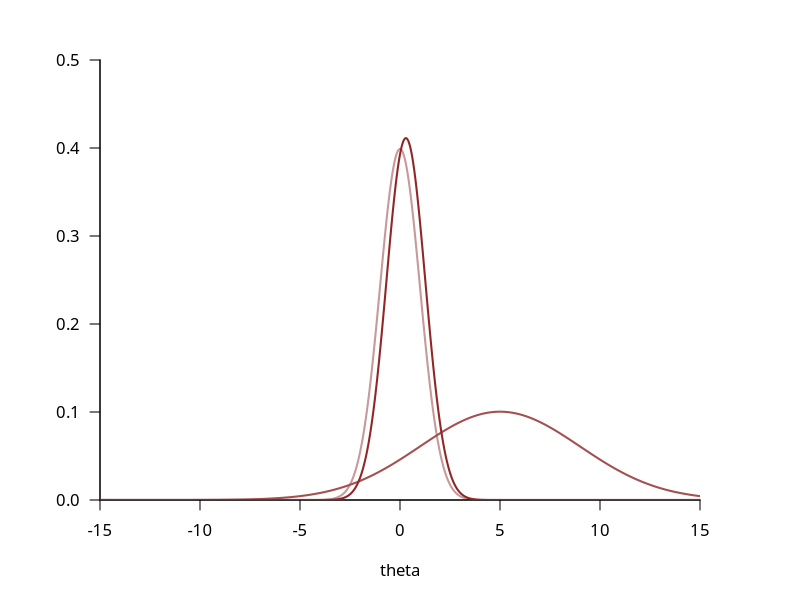
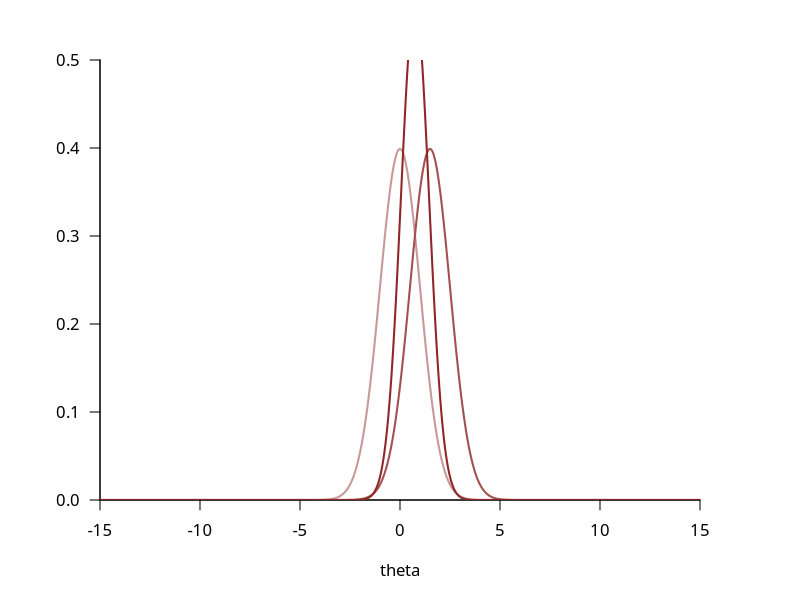
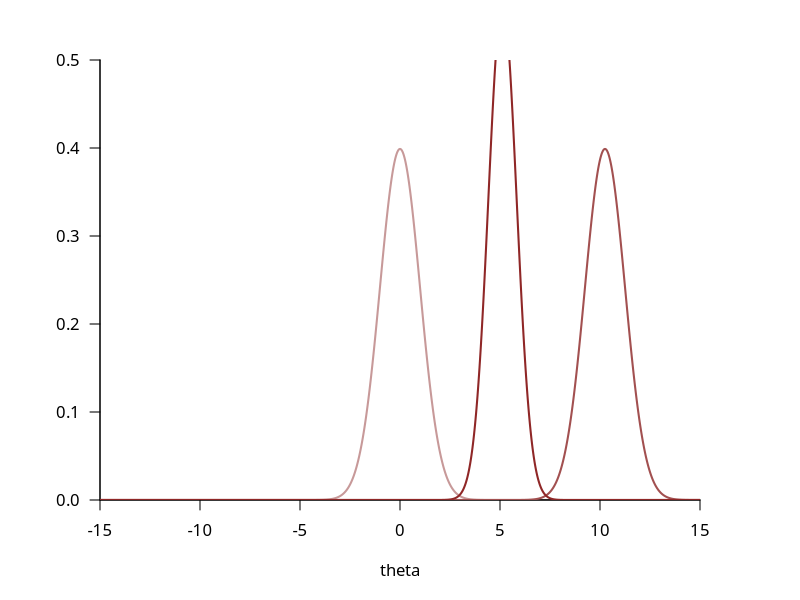
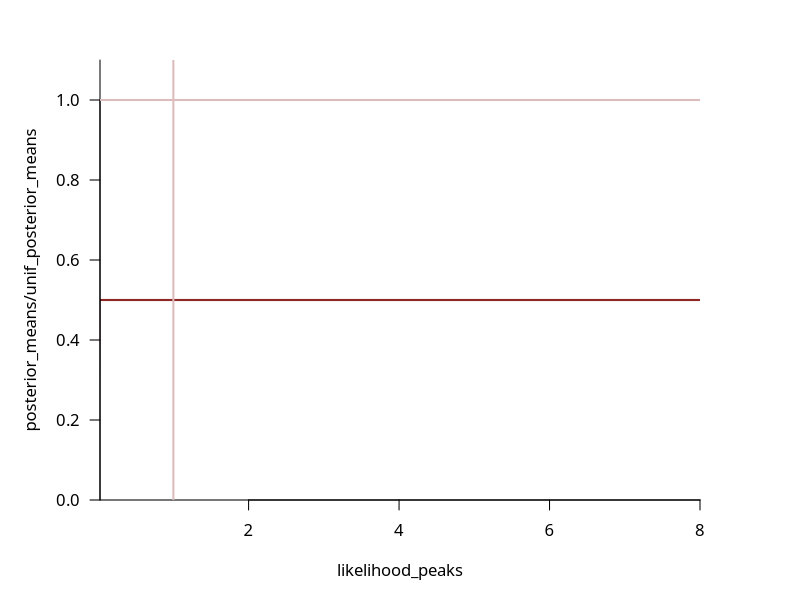
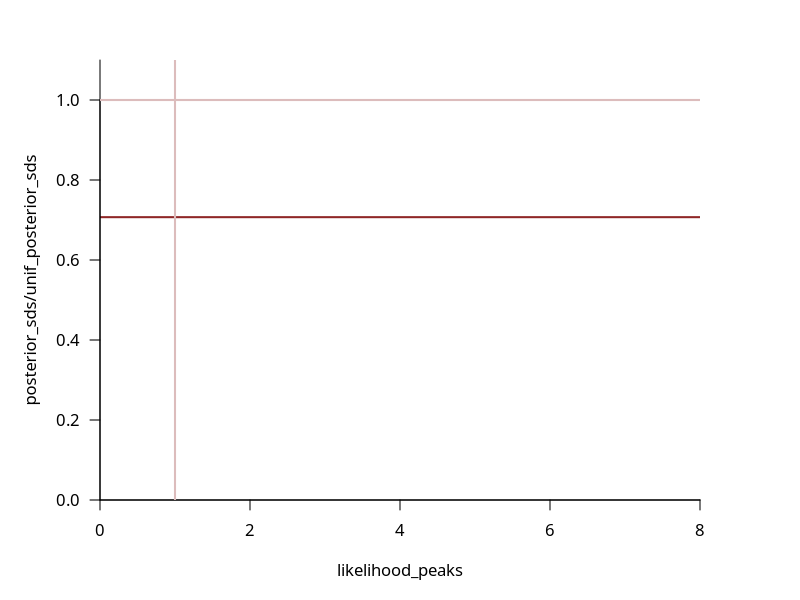
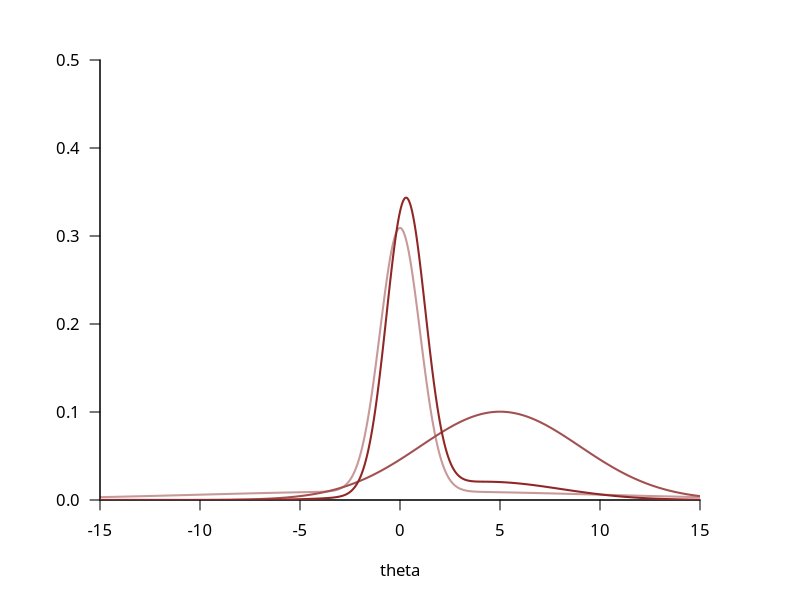
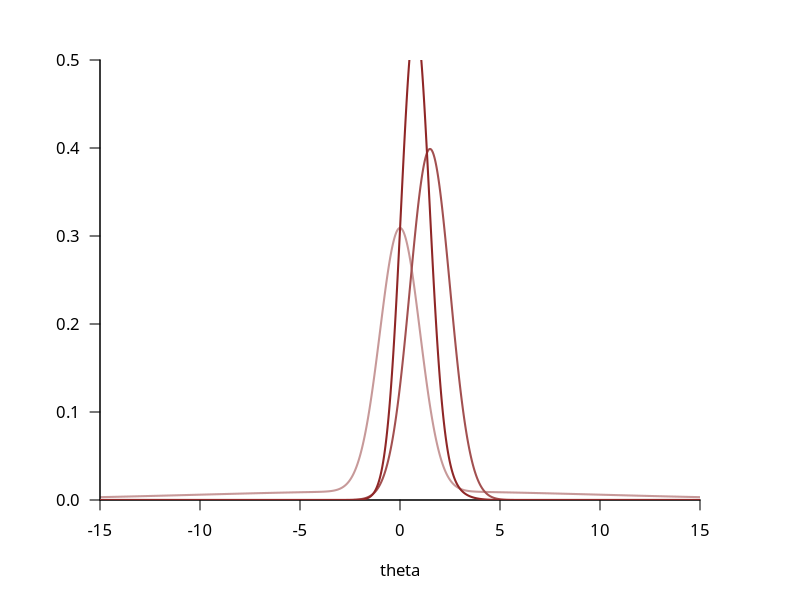
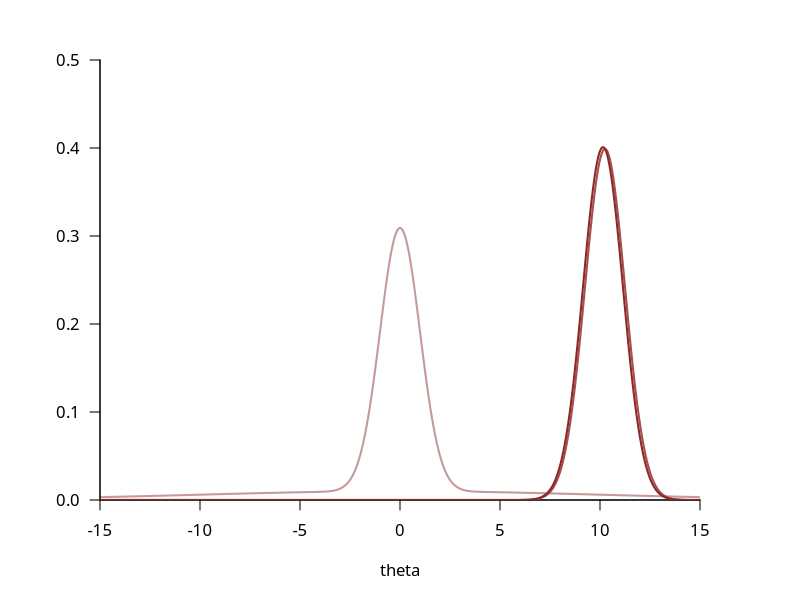

Write the R code that produced these figures, in order. (Note: this script raises an error after producing the figures.)
############################################################
# Initial setup
############################################################

c_light <- c("#DCBCBC")
c_light_highlight <- c("#C79999")
c_mid <- c("#B97C7C")
c_mid_highlight <- c("#A25050")
c_dark <- c("#8F2727")
c_dark_highlight <- c("#7C0000")

c_light_trans <- c("#DCBCBC80")
c_dark_trans <- c("#8F272780")
c_green_trans <- c("#00FF0080")

par(family="CMU Serif", las=1, bty="l", cex.axis=1, cex.lab=1, cex.main=1,
    xaxs="i", yaxs="i", mar = c(5, 5, 3, 5))

############################################################
# Graphical Demonstrations
############################################################

delta <- 0.025
xs <- seq(-15, 15, delta)

density_comps <- data.frame(xs)

# Wide Likelihood Function
sigma <- 4
y <- 2

unnorm_likelihoods <- exp(- 0.5 * ( (xs - y) / sigma)**2)
likelihoods <- unnorm_likelihoods / (sum(unnorm_likelihoods) * delta)

density_comps['wide_likelihoods'] = likelihoods

# Narrow Likelihood Function Concentrating At Small Values
sigma <- 1
y <- 1.5

unnorm_likelihoods <- exp(- 0.5 * ( (xs - y) / sigma)**2)
likelihoods <- unnorm_likelihoods / (sum(unnorm_likelihoods) * delta)

density_comps['narrow_small_likelihoods'] = likelihoods

# Narrow Likelihood Function Concentrating At Large Values
sigma <- 1
y <- 10.25

unnorm_likelihoods <- exp(- 0.5 * ( (xs - y) / sigma)**2)
likelihoods <- unnorm_likelihoods / (sum(unnorm_likelihoods) * delta)

density_comps['narrow_large_likelihoods'] = likelihoods

# Shrinkage
sigma <- 1

N <- 500
likelihood_peaks <- seq(0, 8, 8 / (N - 1))
unif_posterior_means <- rep(0, N)
unif_posterior_sds <- rep(0, N)

# Uniform Prior
for (n in 1:N) {
  unnorm_likelihoods <- exp(- 0.5 * ( (xs - likelihood_peaks[n]) / sigma)**2)
  
  unnorm_posterior_densities <- unnorm_likelihoods
  
  norm <- sum(unnorm_posterior_densities) * delta
  posterior_densities <- unnorm_posterior_densities / norm
  
  unif_posterior_means[n] <- sum(xs * posterior_densities) * delta
  unif_posterior_sds[n] <- sqrt(sum( (xs - unif_posterior_means[n])**2 * posterior_densities) * delta)
} 

shrinkage <- data.frame(likelihood_peaks, unif_posterior_means, unif_posterior_sds)

############################################################
# Normal
############################################################

par(mfrow=c(1, 1))

# Prior
delta <- 0.025
xs <- seq(-15, 15, delta)

beta <- 1

prior_densities <- exp(- 0.5 * (xs / beta)**2) / sqrt(2 * pi * beta**2)

density_comps['normal_prior'] = prior_densities

# Wide Likelihood Function
sigma <- 4
y <- 5

unnorm_likelihoods <- exp(- 0.5 * ( (xs - y) / sigma)**2)
likelihoods <- unnorm_likelihoods / (sum(unnorm_likelihoods) * delta)

unnorm_posterior_densities <- unnorm_likelihoods * prior_densities

norm <- sum(unnorm_posterior_densities) * delta
posterior_densities <- unnorm_posterior_densities / norm

plot(xs, prior_densities, type="l", lwd=2, col=c_light_highlight,
     xlim=c(-15, 15), xlab='theta', ylim=c(0, 0.5), ylab="")

lines(xs, likelihoods, lwd=2, col=c_mid_highlight)

lines(xs, posterior_densities, lwd=2, col=c_dark)

density_comps['normal_posterior_wide'] = posterior_densities

# Narrow Likelihood Function Concentrating At Small Values
sigma <- 1
y <- 1.5

unnorm_likelihoods <- exp(- 0.5 * ( (xs - y) / sigma)**2)
likelihoods <- unnorm_likelihoods / (sum(unnorm_likelihoods) * delta)

unnorm_posterior_densities <- unnorm_likelihoods * prior_densities

norm <- sum(unnorm_posterior_densities) * delta
posterior_densities <- unnorm_posterior_densities / norm

plot(xs, prior_densities, type="l", lwd=2, col=c_light_highlight,
     xlim=c(-15, 15), xlab='theta', ylim=c(0, 0.5), ylab="")

lines(xs, likelihoods, lwd=2, col=c_mid_highlight)

lines(xs, posterior_densities, lwd=2, col=c_dark)

density_comps['normal_posterior_narrow_small'] = posterior_densities

# Narrow Likelihood Function Concentrating At Large Values
sigma <- 1
y <- 10.25

unnorm_likelihoods <- exp(- 0.5 * ( (xs - y) / sigma)**2)
likelihoods <- unnorm_likelihoods / (sum(unnorm_likelihoods) * delta)

unnorm_posterior_densities <- unnorm_likelihoods * prior_densities

norm <- sum(unnorm_posterior_densities) * delta
posterior_densities <- unnorm_posterior_densities / norm

plot(xs, prior_densities, type="l", lwd=2, col=c_light_highlight,
     xlim=c(-15, 15), xlab='theta', ylim=c(0, 0.5), ylab="")

lines(xs, likelihoods, lwd=2, col=c_mid_highlight)

lines(xs, posterior_densities, lwd=2, col=c_dark)

density_comps['normal_posterior_narrow_large'] = posterior_densities

# Shrinkage
delta <- 0.005
xs <- seq(-12, 12, delta)
N_x <- length(xs)

beta <- 1

prior_densities <- exp(-0.5 * (xs / beta)**2) / sqrt(2 * pi * beta**2) 

sigma <- 1
N <- 500
posterior_means <- rep(0, N)
posterior_sds <- rep(0, N)

for (n in 1:N) {
  unnorm_likelihoods <- exp(- 0.5 * ( (xs - likelihood_peaks[n]) / sigma)**2)
  
  unnorm_posterior_densities <- unnorm_likelihoods * prior_densities
  
  norm <- sum(unnorm_posterior_densities) * delta
  posterior_densities <- unnorm_posterior_densities / norm
  
  posterior_means[n] <- sum(xs * posterior_densities) * delta
  posterior_sds[n] <- sqrt(sum( (xs - posterior_means[n])**2 * posterior_densities) * delta)
}

plot(likelihood_peaks, posterior_means / unif_posterior_means, 
     type="l", lwd=2, col=c_dark, xlim=c(5 * delta, 8), ylim=c(0, 1.1))
lines(c(0, 8), c(1, 1), lwd=2, col=c_light)
lines(c(beta, beta), c(0, 1.1), lwd=2, col=c_light)

plot(likelihood_peaks, posterior_sds / unif_posterior_sds, 
     type="l", lwd=2, col=c_dark, xlim=c(0, 8), ylim=c(0, 1.1))
lines(c(0, 8), c(1, 1), lwd=2, col=c_light)
lines(c(beta, beta), c(0, 1.1), lwd=2, col=c_light)

shrinkage['normal_means'] <- posterior_means
shrinkage['normal_sds'] <- posterior_sds

############################################################
# Normal Mixture
############################################################

par(mfrow=c(1, 1))

# Prior
delta <- 0.025
xs <- seq(-15, 15, delta)

beta1 <- 1
beta2 <- 10
gamma <- 0.75
  
prior_densities <- gamma * exp(-0.5 * (xs / beta1)**2) / sqrt(2 * pi * beta1**2) +
                   (1 - gamma) * exp(-0.5 * (xs / beta2)**2) / sqrt(2 * pi * beta2**2) 

density_comps['normal_mixture_prior'] = prior_densities

# Wide Likelihood Function
sigma <- 4
y <- 5

unnorm_likelihoods <- exp(- 0.5 * ( (xs - y) / sigma)**2)
likelihoods <- unnorm_likelihoods / (sum(unnorm_likelihoods) * delta)

unnorm_posterior_densities <- unnorm_likelihoods * prior_densities

norm <- sum(unnorm_posterior_densities) * delta
posterior_densities <- unnorm_posterior_densities / norm

plot(xs, prior_densities, type="l", lwd=2, col=c_light_highlight,
     xlim=c(-15, 15), xlab='theta', ylim=c(0, 0.5), ylab="")

lines(xs, likelihoods, lwd=2, col=c_mid_highlight)

lines(xs, posterior_densities, lwd=2, col=c_dark)

density_comps['normal_mixture_posterior_wide'] = posterior_densities

# Narrow Likelihood Function Concentrating At Small Values
sigma <- 1
y <- 1.5

unnorm_likelihoods <- exp(- 0.5 * ( (xs - y) / sigma)**2)
likelihoods <- unnorm_likelihoods / (sum(unnorm_likelihoods) * delta)

unnorm_posterior_densities <- unnorm_likelihoods * prior_densities

norm <- sum(unnorm_posterior_densities) * delta
posterior_densities <- unnorm_posterior_densities / norm

plot(xs, prior_densities, type="l", lwd=2, col=c_light_highlight,
     xlim=c(-15, 15), xlab='theta', ylim=c(0, 0.5), ylab="")

lines(xs, likelihoods, lwd=2, col=c_mid_highlight)

lines(xs, posterior_densities, lwd=2, col=c_dark)

density_comps['normal_mixture_posterior_narrow_small'] = posterior_densities

# Narrow Likelihood Function Concentrating At Large Values
sigma <- 1
y <- 10.25

unnorm_likelihoods <- exp(- 0.5 * ( (xs - y) / sigma)**2)
likelihoods <- unnorm_likelihoods / (sum(unnorm_likelihoods) * delta)

unnorm_posterior_densities <- unnorm_likelihoods * prior_densities

norm <- sum(unnorm_posterior_densities) * delta
posterior_densities <- unnorm_posterior_densities / norm

plot(xs, prior_densities, type="l", lwd=2, col=c_light_highlight,
     xlim=c(-15, 15), xlab='theta', ylim=c(0, 0.5), ylab="")

lines(xs, likelihoods, lwd=2, col=c_mid_highlight)

lines(xs, posterior_densities, lwd=2, col=c_dark)

density_comps['normal_mixture_posterior_narrow_large'] = posterior_densities

# Shrinkage
delta <- 0.005
xs <- seq(-15, 15, delta)
N_x <- length(xs)

beta <- 1

prior_densities <- gamma * exp(-0.5 * (xs / beta1)**2) / sqrt(2 * pi * beta1**2) +
                   (1 - gamma) * exp(-0.5 * (xs / beta2)**2) / sqrt(2 * pi * beta2**2) 

sigma <- 1

N <- 500
posterior_means <- rep(0, N)
posterior_sds <- rep(0, N)

for (n in 1:N) {
  unnorm_likelihoods <- exp(- 0.5 * ( (xs - likelihood_peaks[n]) / sigma)**2)
  
  unnorm_posterior_densities <- unnorm_likelihoods * prior_densities
  
  norm <- sum(unnorm_posterior_densities) * delta
  posterior_densities <- unnorm_posterior_densities / norm
  
  posterior_means[n] <- sum(xs * posterior_densities) * delta
  posterior_sds[n] <- sqrt(sum( (xs - posterior_means[n])**2 * posterior_densities) * delta)
}

plot(likelihood_peaks, posterior_means / unif_posterior_means, 
     type="l", lwd=2, col=c_dark, xlim=c(5 * delta, 8), ylim=c(0, 1.1))
lines(c(0, 8), c(1, 1), lwd=2, col=c_light)
lines(c(beta1, beta1), c(0, 1.1), lwd=2, col=c_light)
lines(c(beta2, beta2), c(0, 1.1), lwd=2, col=c_light)

plot(likelihood_peaks, posterior_sds / unif_posterior_sds, 
     type="l", lwd=2, col=c_dark, xlim=c(0, 8), ylim=c(0, 1.35))
lines(c(0, 8), c(1, 1), lwd=2, col=c_light)
lines(c(beta, beta), c(0, 1.1), lwd=2, col=c_light)
lines(c(beta2, beta2), c(0, 1.1), lwd=2, col=c_light)

shrinkage['normal_mixture_means'] <- posterior_means
shrinkage['normal_mixture_sds'] <- posterior_sds

############################################################
# Laplace
############################################################

par(mfrow=c(1, 1))

# Prior
delta <- 0.025
xs <- seq(-15, 15, delta)

beta <- 1

prior_densities <- exp( - abs(xs) / beta) / (2 * beta) 

density_comps['laplace_prior'] = prior_densities

# Wide Likelihood Function
sigma <- 4
y <- 5

unnorm_likelihoods <- exp(- 0.5 * ( (xs - y) / sigma)**2)
likelihoods <- unnorm_likelihoods / (sum(unnorm_likelihoods) * delta)

unnorm_posterior_densities <- unnorm_likelihoods * prior_densities

norm <- sum(unnorm_posterior_densities) * delta
posterior_densities <- unnorm_posterior_densities / norm

plot(xs, prior_densities, type="l", lwd=2, col=c_light_highlight,
     xlim=c(-15, 15), xlab='theta', ylim=c(0, 0.5), ylab="")

lines(xs, likelihoods, lwd=2, col=c_mid_highlight)

lines(xs, posterior_densities, lwd=2, col=c_dark)

density_comps['laplace_posterior_wide'] = posterior_densities

# Narrow Likelihood Function Concentrating At Small Values
sigma <- 1
y <- 1.5

unnorm_likelihoods <- exp(- 0.5 * ( (xs - y) / sigma)**2)
likelihoods <- unnorm_likelihoods / (sum(unnorm_likelihoods) * delta)

unnorm_posterior_densities <- unnorm_likelihoods * prior_densities

norm <- sum(unnorm_posterior_densities) * delta
posterior_densities <- unnorm_posterior_densities / norm

plot(xs, prior_densities, type="l", lwd=2, col=c_light_highlight,
     xlim=c(-15, 15), xlab='theta', ylim=c(0, 0.5), ylab="")

lines(xs, likelihoods, lwd=2, col=c_mid_highlight)

lines(xs, posterior_densities, lwd=2, col=c_dark)

density_comps['laplace_posterior_narrow_small'] = posterior_densities

# Narrow Likelihood Function Concentrating At Large Values
sigma <- 1
y <- 10.25

unnorm_likelihoods <- exp(- 0.5 * ( (xs - y) / sigma)**2)
likelihoods <- unnorm_likelihoods / (sum(unnorm_likelihoods) * delta)

unnorm_posterior_densities <- unnorm_likelihoods * prior_densities

norm <- sum(unnorm_posterior_densities) * delta
posterior_densities <- unnorm_posterior_densities / norm

plot(xs, prior_densities, type="l", lwd=2, col=c_light_highlight,
     xlim=c(-15, 15), xlab='theta', ylim=c(0, 0.5), ylab="")

lines(xs, likelihoods, lwd=2, col=c_mid_highlight)

lines(xs, posterior_densities, lwd=2, col=c_dark)

density_comps['laplace_posterior_narrow_large'] = posterior_densities

# Shrinkage
delta <- 0.005
xs <- seq(-15, 15, delta)
N_x <- length(xs)

beta <- 1

prior_densities <- exp( - abs(xs) / beta) / (2 * beta) 

sigma <- 1

N <- 500
posterior_means <- rep(0, N)
posterior_sds <- rep(0, N)

for (n in 1:N) {
  unnorm_likelihoods <- exp(- 0.5 * ( (xs - likelihood_peaks[n]) / sigma)**2)
  
  unnorm_posterior_densities <- unnorm_likelihoods * prior_densities
  
  norm <- sum(unnorm_posterior_densities) * delta
  posterior_densities <- unnorm_posterior_densities / norm
  
  posterior_means[n] <- sum(xs * posterior_densities) * delta
  posterior_sds[n] <- sqrt(sum( (xs - posterior_means[n])**2 * posterior_densities) * delta)
}

plot(likelihood_peaks, posterior_means / unif_posterior_means, 
     type="l", lwd=2, col=c_dark, xlim=c(5 * delta, 8), ylim=c(0, 1.1))
lines(c(0, 8), c(1, 1), lwd=2, col=c_light)
lines(c(beta, beta), c(0, 1.1), lwd=2, col=c_light)

plot(likelihood_peaks, posterior_sds / unif_posterior_sds, 
     type="l", lwd=2, col=c_dark, xlim=c(0, 8), ylim=c(0, 1.1))
lines(c(0, 8), c(1, 1), lwd=2, col=c_light)
lines(c(beta, beta), c(0, 1.1), lwd=2, col=c_light)

shrinkage['laplace_means'] <- posterior_means
shrinkage['laplace_sds'] <- posterior_sds

############################################################
# Cauchy
############################################################

# Prior
delta <- 0.025
xs <- seq(-15, 15, delta)

beta <- 1

prior_densities <- (beta**2 / (xs**2 + beta**2)) / (pi * beta) 

density_comps['cauchy_prior'] = prior_densities

# Wide Likelihood Function
sigma <- 4
y <- 5

unnorm_likelihoods <- exp(- 0.5 * ( (xs - y) / sigma)**2)
likelihoods <- unnorm_likelihoods / (sum(unnorm_likelihoods) * delta)

unnorm_posterior_densities <- unnorm_likelihoods * prior_densities

norm <- sum(unnorm_posterior_densities) * delta
posterior_densities <- unnorm_posterior_densities / norm

plot(xs, prior_densities, type="l", lwd=2, col=c_light_highlight,
     xlim=c(-15, 15), xlab='theta', ylim=c(0, 0.5), ylab="")

lines(xs, likelihoods, lwd=2, col=c_mid_highlight)

lines(xs, posterior_densities, lwd=2, col=c_dark)

density_comps['cauchy_posterior_wide'] = posterior_densities

# Narrow Likelihood Function Concentrating At Small Values
sigma <- 1
y <- 1.5

unnorm_likelihoods <- exp(- 0.5 * ( (xs - y) / sigma)**2)
likelihoods <- unnorm_likelihoods / (sum(unnorm_likelihoods) * delta)

unnorm_posterior_densities <- unnorm_likelihoods * prior_densities

norm <- sum(unnorm_posterior_densities) * delta
posterior_densities <- unnorm_posterior_densities / norm

plot(xs, prior_densities, type="l", lwd=2, col=c_light_highlight,
     xlim=c(-15, 15), xlab='theta', ylim=c(0, 0.5), ylab="")

lines(xs, likelihoods, lwd=2, col=c_mid_highlight)

lines(xs, posterior_densities, lwd=2, col=c_dark)

density_comps['cauchy_posterior_narrow_small'] = posterior_densities

# Narrow Likelihood Function Concentrating At Large Values
sigma <- 1
y <- 10.25

unnorm_likelihoods <- exp(- 0.5 * ( (xs - y) / sigma)**2)
likelihoods <- unnorm_likelihoods / (sum(unnorm_likelihoods) * delta)

unnorm_posterior_densities <- unnorm_likelihoods * prior_densities

norm <- sum(unnorm_posterior_densities) * delta
posterior_densities <- unnorm_posterior_densities / norm

plot(xs, prior_densities, type="l", lwd=2, col=c_light_highlight,
     xlim=c(-15, 15), xlab='theta', ylim=c(0, 0.5), ylab="")

lines(xs, likelihoods, lwd=2, col=c_mid_highlight)

lines(xs, posterior_densities, lwd=2, col=c_dark)

density_comps['cauchy_posterior_narrow_large'] = posterior_densities

# Shrinkage
delta <- 0.005
xs <- seq(-15, 15, delta)
N_x <- length(xs)

beta <- 1

prior_densities <- (beta**2 / (xs**2 + beta**2)) / (pi * beta) 

sigma <- 1

N <- 500
posterior_means <- rep(0, N)
posterior_sds <- rep(0, N)

for (n in 1:N) {
  unnorm_likelihoods <- exp(- 0.5 * ( (xs - likelihood_peaks[n]) / sigma)**2)
  
  unnorm_posterior_densities <- unnorm_likelihoods * prior_densities
  
  norm <- sum(unnorm_posterior_densities) * delta
  posterior_densities <- unnorm_posterior_densities / norm
  
  posterior_means[n] <- sum(xs * posterior_densities) * delta
  posterior_sds[n] <- sqrt(sum( (xs - posterior_means[n])**2 * posterior_densities) * delta)
}

plot(likelihood_peaks, posterior_means / unif_posterior_means, 
     type="l", lwd=2, col=c_dark, xlim=c(5 * delta, 8), ylim=c(0, 1.1))
lines(c(0, 8), c(1, 1), lwd=2, col=c_light)
lines(c(beta, beta), c(0, 1.1), lwd=2, col=c_light)

plot(likelihood_peaks, posterior_sds / unif_posterior_sds, 
     type="l", lwd=2, col=c_dark, xlim=c(0, 8), ylim=c(0, 1.1))
lines(c(0, 8), c(1, 1), lwd=2, col=c_light)
lines(c(beta, beta), c(0, 1.1), lwd=2, col=c_light)

shrinkage['cauchy_means'] <- posterior_means
shrinkage['cauchy_sds'] <- posterior_sds

############################################################
# Save Output
############################################################

write.csv(density_comps, "density_comps.csv", row.names=FALSE, quote=FALSE)
write.csv(shrinkage, "shrinkage.csv", row.names=FALSE, quote=FALSE)


############################################################
#
# Outer Extent Cumulant Regularization
#
############################################################

delta <- 0.01
xs <- seq(-300, 300, delta)
N_x <- length(xs)

sigma <- 20

N <- 500
likelihood_peaks <- seq(0, 200, 200 / (N - 1))
unif_posterior_means <- rep(0, N)
unif_posterior_sds <- rep(0, N)

# Uniform Prior
for (n in 1:N) {
  unnorm_likelihoods <- exp(- 0.5 * ( (xs - likelihood_peaks[n]) / sigma)**2)
  
  unnorm_posterior_densities <- unnorm_likelihoods
  
  norm <- sum(unnorm_posterior_densities) * delta
  posterior_densities <- unnorm_posterior_densities / norm
  
  unif_posterior_means[n] <- sum(xs * posterior_densities) * delta
  unif_posterior_sds[n] <- sqrt(sum( (xs - unif_posterior_means[n])**2 * posterior_densities) * delta)
} 

outer_shrinkage <- data.frame(likelihood_peaks, unif_posterior_means, unif_posterior_sds)

beta1 <- 1
beta2 <- 10
gamma <- 0.75

prior_densities <- gamma * exp(-0.5 * (xs / beta1)**2) / sqrt(2 * pi * beta1**2) +
  (1 - gamma) * exp(-0.5 * (xs / beta2)**2) / sqrt(2 * pi * beta2**2) 

posterior_means <- rep(0, N)
posterior_sds <- rep(0, N)

for (n in 1:N) {
  unnorm_likelihoods <- exp(- 0.5 * ( (xs - likelihood_peaks[n]) / sigma)**2)
  
  unnorm_posterior_densities <- unnorm_likelihoods * prior_densities
  
  norm <- sum(unnorm_posterior_densities) * delta
  posterior_densities <- unnorm_posterior_densities / norm
  
  posterior_means[n] <- sum(xs * posterior_densities) * delta
  posterior_sds[n] <- sqrt(sum( (xs - posterior_means[n])**2 * posterior_densities) * delta)
}

plot(likelihood_peaks, posterior_means / unif_posterior_means, 
     type="l", lwd=2, col=c_dark, xlim=c(5 * delta, 200), ylim=c(0, 1.1))
lines(c(0, 80), c(1, 1), lwd=2, col=c_light)
lines(c(beta1, beta1), c(0, 1.1), lwd=2, col=c_light)
lines(c(beta2, beta2), c(0, 1.1), lwd=2, col=c_light)

plot(likelihood_peaks, posterior_sds / unif_posterior_sds, 
     type="l", lwd=2, col=c_dark, xlim=c(0, 200), ylim=c(0, 1.35))
lines(c(0, 8), c(1, 1), lwd=2, col=c_light)
lines(c(beta, beta), c(0, 1.1), lwd=2, col=c_light)
lines(c(beta2, beta2), c(0, 1.1), lwd=2, col=c_light)

outer_shrinkage['normal_mixture_means'] <- posterior_means
outer_shrinkage['normal_mixture_sds'] <- posterior_sds

write.csv(outer_shrinkage, "outer_shrinkage.csv", row.names=FALSE, quote=FALSE)

############################################################
#
# Outer Extent Density Regularization
#
############################################################

delta <- 0.025
xs <- seq(-5, 125, delta)

density_comps <- data.frame(xs)

# Degenerate Likelihood Function
sigma <- 30
y <- 7
alpha <- 3

unnorm_likelihoods <- exp(- 0.5 * ( (xs - y) / sigma)**2) / (1 + exp(-alpha * (xs - y)))
likelihoods <- unnorm_likelihoods / (sum(unnorm_likelihoods) * delta)

density_comps['likelihoods'] = likelihoods

############################################################
# Normal Mixture
############################################################

beta1 <- 1
beta2 <- 10
gamma <- 0.75

prior_densities <- gamma * exp(-0.5 * (xs / beta1)**2) / sqrt(2 * pi * beta1**2) +
  (1 - gamma) * exp(-0.5 * (xs / beta2)**2) / sqrt(2 * pi * beta2**2) 

density_comps['normal_mixture_prior'] = prior_densities

unnorm_posterior_densities <- unnorm_likelihoods * prior_densities
norm <- sum(unnorm_posterior_densities) * delta
posterior_densities <- unnorm_posterior_densities / norm

plot(xs, prior_densities, type="l", lwd=2, col=c_light_highlight,
     xlim=c(-5, 125), xlab='theta', ylim=c(0, 0.5), ylab="")

lines(xs, likelihoods, lwd=2, col=c_mid_highlight)

lines(xs, posterior_densities, lwd=2, col=c_dark)

density_comps['normal_mixture_posterior'] = posterior_densities

############################################################
# Laplace
############################################################

beta <- 1

prior_densities <- exp( - abs(xs) / beta) / (2 * beta) 

density_comps['laplace_prior'] = prior_densities

unnorm_posterior_densities <- unnorm_likelihoods * prior_densities

norm <- sum(unnorm_posterior_densities) * delta
posterior_densities <- unnorm_posterior_densities / norm

plot(xs, prior_densities, type="l", lwd=2, col=c_light_highlight,
     xlim=c(-5, 125), xlab='theta', ylim=c(0, 0.5), ylab="")

lines(xs, likelihoods, lwd=2, col=c_mid_highlight)

lines(xs, posterior_densities, lwd=2, col=c_dark)

density_comps['laplace_posterior'] = posterior_densities

############################################################
# Cauchy
############################################################

beta <- 1

prior_densities <- (beta**2 / (xs**2 + beta**2)) / (pi * beta) 

density_comps['cauchy_prior'] = prior_densities

unnorm_posterior_densities <- unnorm_likelihoods * prior_densities

norm <- sum(unnorm_posterior_densities) * delta
posterior_densities <- unnorm_posterior_densities / norm

plot(xs, prior_densities, type="l", lwd=2, col=c_light_highlight,
     xlim=c(-5, 125), xlab='theta', ylim=c(0, 0.5), ylab="")

lines(xs, likelihoods, lwd=2, col=c_mid_highlight)

lines(xs, posterior_densities, lwd=2, col=c_dark)

density_comps['cauchy_posterior'] = posterior_densities

############################################################
# Save Output
############################################################

write.csv(density_comps, "outer_density_comps.csv", row.names=FALSE, quote=FALSE)


############################################################
#
# Marginal Population Model Comparison
#
############################################################

delta <- 0.025
xs <- seq(-100, 100, delta)

density_comps <- data.frame(xs)

# Normal
beta <- 1
prior_densities <- exp(- 0.5 * (xs / beta)**2) / sqrt(2 * pi * beta**2)

density_comps['normal_prior'] = prior_densities

# Normal Mixture
beta1 <- 1
beta2 <- 10
gamma <- 0.75

prior_densities <- gamma * exp(-0.5 * (xs / beta1)**2) / sqrt(2 * pi * beta1**2) +
  (1 - gamma) * exp(-0.5 * (xs / beta2)**2) / sqrt(2 * pi * beta2**2) 

density_comps['normal_mixture_prior'] = prior_densities

# Laplace
beta <- 1

prior_densities <- exp( - abs(xs) / beta) / (2 * beta) 

density_comps['laplace_prior'] = prior_densities

# Cauchy
beta <- 1

prior_densities <- (beta**2 / (xs**2 + beta**2)) / (pi * beta) 

density_comps['cauchy_prior'] = prior_densities

# Horseshoe
beta <- 1

thetas <- sapply(1:1000000, function(n) rnorm(1, 0, abs(rcauchy(1, 0, 1)) * tau))

density_comps['horseshoe_prior'] <- density(thetas, n=length(xs), from=-100, to=100)$y

############################################################
# Save Output
############################################################

plot(xs, density_comps$normal_prior, type="l", lwd=2, col=c_light_highlight,
     xlim=c(-25, 25), xlab='theta', ylim=c(0, 1), ylab="")

lines(xs, density_comps$normal_mixture_prior, lwd=2, col=c_mid)
lines(xs, density_comps$laplace_prior, lwd=2, col=c_mid_highlight)
lines(xs, density_comps$cauchy_prior, lwd=2, col=c_dark)
lines(xs, density_comps$horseshoe_prior, lwd=2, col=c_dark_highlight)

plot(xs, log(density_comps$normal_prior / density_comps$cauchy_prior), type="l", lwd=2, col=c_light_highlight,
     xlim=c(-25, 25), xlab='theta', ylim=c(-10, 100), ylab="")

lines(xs, log(density_comps$normal_mixture_prior / density_comps$cauchy_prior), lwd=2, col=c_mid)
lines(xs, log(density_comps$laplace_prior / density_comps$cauchy_prior), lwd=2, col=c_mid_highlight)
lines(xs, log(density_comps$cauchy_prior / density_comps$cauchy_prior), lwd=2, col=c_dark)
lines(xs, log(density_comps$horseshoe_prior / density_comps$cauchy_prior), lwd=2, col=c_dark_highlight)

plot(xs, density_comps$horseshoe_prior / density_comps$cauchy_prior, type="l", lwd=2, col=c_dark,
     xlim=c(-50, 50), xlab='theta', ylim=c(0, 3), ylab="")
lines(c(-50, 50), c(1, 1), lwd=2, col=c_light)

write.csv(density_comps, "prior_density_comps.csv", row.names=FALSE, quote=FALSE)


